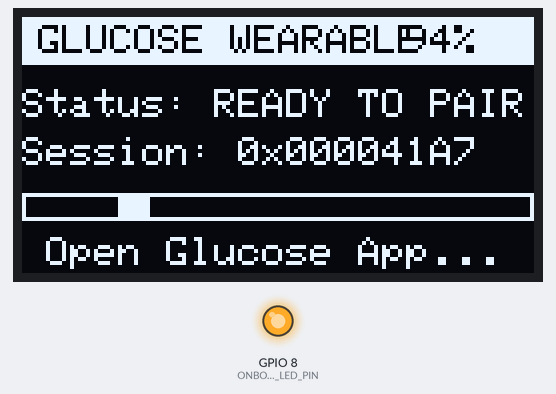
The sketch below on a simulated ESP32-C3. Shown: 128×64 one-colour display, output pins drawn as LEDs (lit = HIGH). Random numbers use the default seed unless the sketch sets one; nothing arrives over Bluetooth unless stated; a phone connects over Bluetooth LE 3 s after start; what the sketch prints to the serial monitor is not drawn.

Above: at 0.82 s.
At 3.7 s:
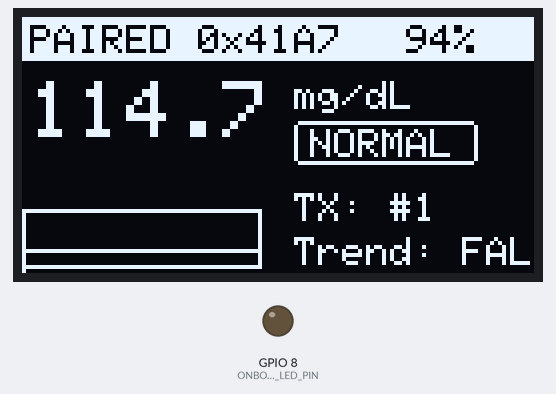
At 18.8 s:
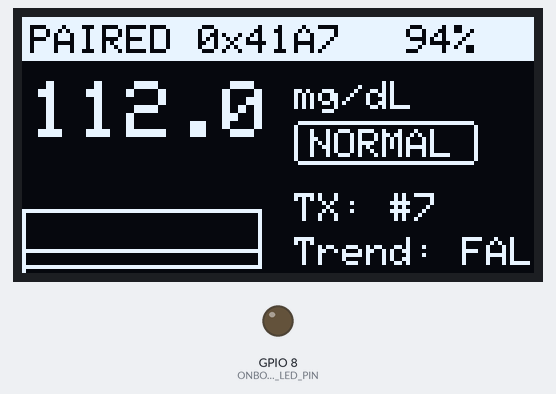
At 36.3 s:
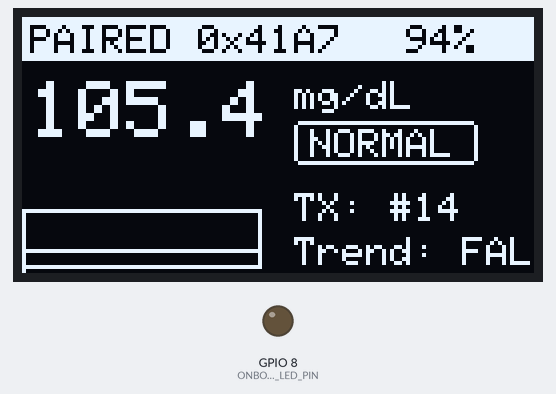
Timing chart, 0 to 37.8 s (numbered marks = the images above):
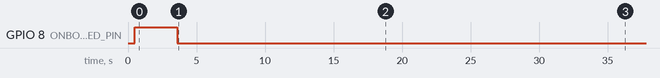

The sketch:

esp32_c3_glucose_wearable.ino
```cpp
/*
 * =====================================================================================
 *  ESP32-C3 Super Mini - Glucose Wearable BLE Firmware & Inference Simulator
 * =====================================================================================
 *  Features:
 *    - Full BLE GATT Server matching the Flutter Glucose Monitor App
 *    - Real-time physiological Glucose Random-Walk Drift Simulation (Highs, Lows, Normals)
 *    - Unique Session ID Protocol (0x0000A002) with 1.5s live Heartbeat
 *    - Clean Connection/Disconnection callbacks with auto-readvertise
 *    - I2C OLED Display Support (SSD1306 128x64 or 128x32) + Serial Monitor diagnostics
 *    - Multi-screen states:
 *        1) WAITING FOR PAIR (animated radar & device info)
 *        2) PAIR SUCCESSFUL (connected mobile device name/ID)
 *        3) LIVE INFERENCE BROADCAST (mg/dL, class, confidence, packet counter, graph)
 *        4) DISCONNECTED (instant status alert & restart advertising)
 *
 *  Hardware Pinout (ESP32-C3 Super Mini):
 *    - I2C SDA -> GPIO 8 (or GPIO 4)
 *    - I2C SCL -> GPIO 9 (or GPIO 5)
 *    - OLED VCC -> 3.3V
 *    - OLED GND -> GND
 *    - Onboard Blue LED -> GPIO 8 (Active LOW on most C3 Super Mini boards)
 *
 *  Required Arduino Libraries:
 *    - ESP32 BLE Arduino (Built into ESP32 Board package by Espressif)
 *    - Adafruit SSD1306 (Install via Arduino Library Manager)
 *    - Adafruit GFX Library (Install via Arduino Library Manager)
 * =====================================================================================
 */

#include <Arduino.h>
#include <Wire.h>
#include <BLEDevice.h>
#include <BLEServer.h>
#include <BLEUtils.h>
#include <BLE2902.h>
#include <Adafruit_GFX.h>
#include <Adafruit_SSD1306.h>

// =====================================================================================
//  PIN & HARDWARE CONFIGURATION
// =====================================================================================
#define I2C_SDA_PIN          8     // Change to 4 if your board uses GPIO 4
#define I2C_SCL_PIN          9     // Change to 5 if your board uses GPIO 5
#define ONBOARD_LED_PIN      8     // Built-in LED on ESP32-C3 Super Mini (Active LOW)

#define SCREEN_WIDTH         128   // OLED display width in pixels
#define SCREEN_HEIGHT        64    // OLED display height (use 32 if you have 128x32)
#define OLED_RESET           -1    // Reset pin # (or -1 if sharing Arduino reset pin)
#define SCREEN_I2C_ADDRESS   0x3C  // Common I2C addresses: 0x3C or 0x3D

Adafruit_SSD1306 display(SCREEN_WIDTH, SCREEN_HEIGHT, &Wire, OLED_RESET);
bool hasDisplay = false;

// =====================================================================================
//  BLE GATT UUID CONTRACT (Matching Flutter App & BleContract)
// =====================================================================================
#define DEVICE_NAME                  "Glucose Wearable"
#define SERVICE_UUID                 "0000a000-0000-1000-8000-00805f9b34fb"
#define READING_CHARACTERISTIC_UUID   "0000a001-0000-1000-8000-00805f9b34fb"
#define SESSION_CHARACTERISTIC_UUID   "0000a002-0000-1000-8000-00805f9b34fb"
#define BATTERY_SERVICE_UUID         "0000180f-0000-1000-8000-00805f9b34fb"
#define BATTERY_LEVEL_CHAR_UUID      "00002a19-0000-1000-8000-00805f9b34fb"

// Glucose Thresholds (mg/dL)
#define LOW_THRESHOLD_MGDL   70.0f
#define HIGH_THRESHOLD_MGDL  180.0f

// Sensor Health & Model Origin Flags
#define FLAG_NONE            0x00
#define MODEL_ON_DEVICE      0x00

// =====================================================================================
//  GLOBAL STATE
// =====================================================================================
BLEServer* pServer = nullptr;
BLECharacteristic* pReadingChar = nullptr;
BLECharacteristic* pSessionChar = nullptr;
BLECharacteristic* pBatteryChar = nullptr;

bool deviceConnected = false;
bool oldDeviceConnected = false;
String connectedClientAddress = "";
uint32_t activeSessionId = 0;
uint16_t packetSequence = 0;
uint8_t batteryLevel = 94;

// Physiological Random Walk State
float currentGlucose = 115.0f;       // Starting glucose mg/dL (Normal)
float driftVelocity = 0.0f;          // Rate of change (mg/dL per step)
int trendDirection = 0;              // -1: descending, 0: stable, 1: ascending
unsigned long targetTrendDuration = 0;
unsigned long lastTrendChangeTime = 0;

// Timing Timers
unsigned long lastInferenceTime = 0;
unsigned long lastHeartbeatTime = 0;
unsigned long lastScreenUpdateTime = 0;
const unsigned long INFERENCE_INTERVAL_MS = 2500;  // Send new reading every 2.5s
const unsigned long HEARTBEAT_INTERVAL_MS = 1500;  // Send session heartbeat every 1.5s
const unsigned long SCREEN_INTERVAL_MS    = 100;   // Refresh UI at 10 FPS

// Historical data points for mini sparkline on OLED (last 16 readings)
#define HISTORY_LEN 16
float glucoseHistory[HISTORY_LEN];
int historyIndex = 0;

// =====================================================================================
//  BLE SERVER CALLBACKS (Connection Lifecycle Management)
// =====================================================================================
class ServerCallbacks : public BLEServerCallbacks {
    void onConnect(BLEServer* pServer) {
        deviceConnected = true;
        Serial.println();
        Serial.println("==================================================");
        Serial.println(" [BLE] PHONE CONNECTED & PAIRED!");
        Serial.printf (" [BLE] Active Session : 0x%08X\n", activeSessionId);
        Serial.println("==================================================");
    }

    void onDisconnect(BLEServer* pServer) {
        deviceConnected = false;
        Serial.println();
        Serial.println(" [BLE] Mobile device disconnected. Resuming advertisement...");
    }
};

// =====================================================================================
//  BLE CHARACTERISTIC CALLBACKS (Direct GATT Reads by Phone)
// =====================================================================================
class ReadingCharCallbacks : public BLECharacteristicCallbacks {
    void onRead(BLECharacteristic* pCharacteristic) {
        uint8_t payload[8];
        buildReadingPacket(currentGlucose, 95, packetSequence, payload);
        pCharacteristic->setValue(payload, 8);
        Serial.printf(" [GATT Read] Phone read glucose characteristic: %.1f mg/dL\n", currentGlucose);
    }
};

class SessionCharCallbacks : public BLECharacteristicCallbacks {
    void onRead(BLECharacteristic* pCharacteristic) {
        uint8_t sessionPayload[5];
        sessionPayload[0] = activeSessionId & 0xFF;
        sessionPayload[1] = (activeSessionId >> 8) & 0xFF;
        sessionPayload[2] = (activeSessionId >> 16) & 0xFF;
        sessionPayload[3] = (activeSessionId >> 24) & 0xFF;
        sessionPayload[4] = batteryLevel;
        pCharacteristic->setValue(sessionPayload, 5);
        Serial.printf(" [GATT Read] Phone read Session ID: 0x%08X (Batt: %d%%)\n", activeSessionId, batteryLevel);
    }
};

// =====================================================================================
//  PACKET ENCODING (Matches Flutter BleContract & GlucoseReadingCodec)
// =====================================================================================
// Extended 8-byte format:
//   byte 0     : class      (0 = LOW, 1 = NORMAL, 2 = HIGH)
//   byte 1     : confidence (0 - 100)
//   bytes 2..3 : uint16 LE tenths of mg/dL (e.g. 1150 = 115.0 mg/dL)
//   byte 4     : sensor health flags (0x00)
//   byte 5     : model origin (0x00 = On-Device Edge ML)
//   bytes 6..7 : uint16 LE sequence number
void buildReadingPacket(float mgDl, uint8_t confidence, uint16_t seq, uint8_t* outBytes) {
    uint8_t glucoseClass;
    if (mgDl < LOW_THRESHOLD_MGDL) {
        glucoseClass = 0; // LOW
    } else if (mgDl > HIGH_THRESHOLD_MGDL) {
        glucoseClass = 2; // HIGH
    } else {
        glucoseClass = 1; // NORMAL
    }

    uint16_t tenths = (uint16_t)round(mgDl * 10.0f);
    if (confidence > 100) confidence = 100;

    outBytes[0] = glucoseClass;
    outBytes[1] = confidence;
    outBytes[2] = tenths & 0xFF;
    outBytes[3] = (tenths >> 8) & 0xFF;
    outBytes[4] = FLAG_NONE;
    outBytes[5] = MODEL_ON_DEVICE;
    outBytes[6] = seq & 0xFF;
    outBytes[7] = (seq >> 8) & 0xFF;
}

// =====================================================================================
//  REALISTIC PHYSIOLOGICAL GLUCOSE RANDOM-WALK ENGINE
// =====================================================================================
void updatePhysiologicalSimulation() {
    unsigned long now = millis();

    // Change physiological drift trend periodically (every 15 to 30 seconds)
    if (now - lastTrendChangeTime > targetTrendDuration) {
        lastTrendChangeTime = now;
        targetTrendDuration = random(12000, 28000); // 12-28 seconds per trend regime

        int dice = random(0, 100);
        if (currentGlucose > 210.0f) {
            // High -> Tendency to descend back to normal
            trendDirection = -1;
            driftVelocity = -((float)random(15, 35) / 10.0f); // -1.5 to -3.5 mg/dL per step
        } else if (currentGlucose < 65.0f) {
            // Hypo -> Tendency to recover upwards
            trendDirection = 1;
            driftVelocity = ((float)random(15, 35) / 10.0f);  // +1.5 to +3.5 mg/dL per step
        } else if (dice < 25) {
            // 25% chance: Trigger a dip towards Hypoglycemia (< 70)
            trendDirection = -1;
            driftVelocity = -((float)random(18, 38) / 10.0f);
        } else if (dice < 50) {
            // 25% chance: Trigger a post-meal rise towards Hyperglycemia (> 180)
            trendDirection = 1;
            driftVelocity = ((float)random(20, 42) / 10.0f);
        } else {
            // 50% chance: Gentle normal baseline fluctuation
            trendDirection = (random(0, 2) == 0) ? -1 : 1;
            driftVelocity = ((float)random(3, 12) / 10.0f) * trendDirection;
        }
    }

    // Add Gaussian-like micro-fluctuation noise (+/- 0.8 mg/dL)
    float microNoise = ((float)random(-8, 9) / 10.0f);
    currentGlucose += (driftVelocity * 0.7f) + microNoise;

    // Hard physiological clamping (45 mg/dL to 320 mg/dL)
    if (currentGlucose < 45.0f) currentGlucose = 45.0f;
    if (currentGlucose > 320.0f) currentGlucose = 320.0f;

    // Store in historical buffer for sparkline graph
    glucoseHistory[historyIndex] = currentGlucose;
    historyIndex = (historyIndex + 1) % HISTORY_LEN;
}

// =====================================================================================
//  OLED DISPLAY RENDERING (Rich Multi-State Interface)
// =====================================================================================
void drawWaitingForPairScreen() {
    display.clearDisplay();

    // Top Header Bar
    display.fillRect(0, 0, 128, 12, SSD1306_WHITE);
    display.setTextColor(SSD1306_BLACK);
    display.setTextSize(1);
    display.setCursor(4, 2);
    display.print("GLUCOSE WEARABLE");

    // Battery Icon / Percentage
    display.setCursor(96, 2);
    display.printf("%d%%", batteryLevel);

    // Body
    display.setTextColor(SSD1306_WHITE);
    display.setCursor(0, 18);
    display.print("Status: ");
    display.println("READY TO PAIR");

    display.setCursor(0, 30);
    display.printf("Session: 0x%08X\n", activeSessionId);

    // Animated Radar Scanning Bar
    int animPhase = (millis() / 200) % 16;
    display.drawRect(0, 44, 128, 7, SSD1306_WHITE);
    display.fillRect(animPhase * 8, 45, 8, 5, SSD1306_WHITE);

    display.setCursor(6, 55);
    display.print("Open Glucose App...");
    display.display();
}

void drawLiveInferenceScreen() {
    display.clearDisplay();

    // Top Status Header Bar
    display.fillRect(0, 0, 128, 11, SSD1306_WHITE);
    display.setTextColor(SSD1306_BLACK);
    display.setTextSize(1);
    display.setCursor(2, 2);
    display.print("PAIRED");

    display.setCursor(44, 2);
    display.printf("0x%04X", (uint16_t)(activeSessionId & 0xFFFF));

    display.setCursor(96, 2);
    display.printf("%d%%", batteryLevel);

    // Large Glucose Value Display
    display.setTextColor(SSD1306_WHITE);
    display.setTextSize(2);
    display.setCursor(2, 16);
    display.printf("%.1f", currentGlucose);

    display.setTextSize(1);
    display.setCursor(68, 16);
    display.print("mg/dL");

    // Class Badge Box & Label
    const char* classLabel;
    int badgeWidth = 48;
    if (currentGlucose < LOW_THRESHOLD_MGDL) {
        classLabel = "LOW";
        badgeWidth = 32;
    } else if (currentGlucose > HIGH_THRESHOLD_MGDL) {
        classLabel = "HIGH";
        badgeWidth = 36;
    } else {
        classLabel = "NORMAL";
        badgeWidth = 46;
    }

    display.drawRoundRect(68, 26, badgeWidth, 11, 2, SSD1306_WHITE);
    display.setCursor(72, 28);
    display.print(classLabel);

    // Mini Sparkline Graph (Bottom Left)
    int graphX = 0;
    int graphY = 48;
    int graphW = 60;
    int graphH = 15;
    display.drawRect(graphX, graphY, graphW, graphH, SSD1306_WHITE);
    for (int i = 0; i < HISTORY_LEN - 1; i++) {
        int idx1 = (historyIndex + i) % HISTORY_LEN;
        int idx2 = (historyIndex + i + 1) % HISTORY_LEN;
        float v1 = glucoseHistory[idx1];
        float v2 = glucoseHistory[idx2];
        if (v1 > 0 && v2 > 0) {
            int y1 = graphY + graphH - (int)map(constrain((int)v1, 40, 250), 40, 250, 2, graphH - 2);
            int y2 = graphY + graphH - (int)map(constrain((int)v2, 40, 250), 40, 250, 2, graphH - 2);
            int x1 = graphX + (i * (graphW - 2) / (HISTORY_LEN - 1));
            int x2 = graphX + ((i + 1) * (graphW - 2) / (HISTORY_LEN - 1));
            display.drawLine(x1, y1, x2, y2, SSD1306_WHITE);
        }
    }

    // Packet counter & Trend indicator (Bottom Right)
    display.setCursor(68, 44);
    display.printf("TX: #%d", packetSequence);

    display.setCursor(68, 55);
    display.printf("Trend: %s", driftVelocity > 0.5f ? "RISE ^" : (driftVelocity < -0.5f ? "FALL v" : "STEADY -"));

    display.display();
}

void updateOLED() {
    if (!hasDisplay) return;

    if (deviceConnected) {
        drawLiveInferenceScreen();
    } else {
        drawWaitingForPairScreen();
    }
}

// =====================================================================================
//  SETUP INITIALIZATION
// =====================================================================================
void setup() {
    Serial.begin(115200);
    delay(500);

    Serial.println("\n==================================================");
    Serial.println(" ESP32-C3 Glucose Wearable BLE Simulator");
    Serial.println("==================================================");

    // Setup Onboard LED
    pinMode(ONBOARD_LED_PIN, OUTPUT);
    digitalWrite(ONBOARD_LED_PIN, HIGH); // Off initially

    // Initialize I2C and OLED Display
    Wire.begin(I2C_SDA_PIN, I2C_SCL_PIN);
    if (display.begin(SSD1306_SWITCHCAPVCC, SCREEN_I2C_ADDRESS)) {
        hasDisplay = true;
        display.clearDisplay();
        display.setTextColor(SSD1306_WHITE);
        display.setTextSize(1);
        display.setCursor(10, 20);
        display.println("ESP32-C3 Glucose");
        display.setCursor(10, 35);
        display.println("Initializing BLE...");
        display.display();
        Serial.println(" [OLED] Display initialized successfully.");
    } else {
        Serial.println(" [OLED] No SSD1306 display detected. Continuing in Serial-only mode.");
    }

    // Initialize historical readings buffer
    for (int i = 0; i < HISTORY_LEN; i++) glucoseHistory[i] = currentGlucose;

    // Generate Unique Cryptographic Session ID
    activeSessionId = esp_random();
    Serial.printf(" [Session] Generated Session ID: 0x%08X\n", activeSessionId);

    // Initialize ESP32 BLE Stack
    BLEDevice::init(DEVICE_NAME);
    pServer = BLEDevice::createServer();
    pServer->setCallbacks(new ServerCallbacks());

    // 1. Create Primary Glucose GATT Service
    BLEService* pGlucoseService = pServer->createService(SERVICE_UUID);

    // Glucose Reading Characteristic (Notify + Read)
    pReadingChar = pGlucoseService->createCharacteristic(
        READING_CHARACTERISTIC_UUID,
        BLECharacteristic::PROPERTY_READ |
        BLECharacteristic::PROPERTY_NOTIFY
    );
    pReadingChar->addDescriptor(new BLE2902());
    pReadingChar->setCallbacks(new ReadingCharCallbacks());

    // Session ID & Heartbeat Characteristic (Notify + Read)
    pSessionChar = pGlucoseService->createCharacteristic(
        SESSION_CHARACTERISTIC_UUID,
        BLECharacteristic::PROPERTY_READ |
        BLECharacteristic::PROPERTY_NOTIFY
    );
    pSessionChar->addDescriptor(new BLE2902());
    pSessionChar->setCallbacks(new SessionCharCallbacks());

    // Set initial session payload
    uint8_t initSession[5] = {
        (uint8_t)(activeSessionId & 0xFF),
        (uint8_t)((activeSessionId >> 8) & 0xFF),
        (uint8_t)((activeSessionId >> 16) & 0xFF),
        (uint8_t)((activeSessionId >> 24) & 0xFF),
        batteryLevel
    };
    pSessionChar->setValue(initSession, 5);

    pGlucoseService->start();

    // 2. Create Standard Battery GATT Service (0x180F)
    BLEService* pBatteryService = pServer->createService(BATTERY_SERVICE_UUID);
    pBatteryChar = pBatteryService->createCharacteristic(
        BATTERY_LEVEL_CHAR_UUID,
        BLECharacteristic::PROPERTY_READ |
        BLECharacteristic::PROPERTY_NOTIFY
    );
    pBatteryChar->addDescriptor(new BLE2902());
    pBatteryChar->setValue(&batteryLevel, 1);
    pBatteryService->start();

    // Start BLE Advertising
    BLEAdvertising* pAdvertising = BLEDevice::getAdvertising();
    pAdvertising->addServiceUUID(SERVICE_UUID);
    pAdvertising->addServiceUUID(BATTERY_SERVICE_UUID);
    pAdvertising->setScanResponse(true);
    pAdvertising->setMinPreferred(0x06);  // Helper for iPhone/Android connection stability
    pAdvertising->setMinPreferred(0x12);
    BLEDevice::startAdvertising();

    Serial.println(" [BLE] GATT Server active & broadcasting over-the-air!");
    Serial.printf (" [BLE] Device Name       : %s\n", DEVICE_NAME);
    Serial.printf (" [BLE] Primary Service   : %s\n", SERVICE_UUID);
    Serial.println(" [BLE] Waiting for Mobile App to connect...\n");
}

// =====================================================================================
//  MAIN LOOP
// =====================================================================================
void loop() {
    unsigned long now = millis();

    // Handle Connection State Transitions
    if (deviceConnected && !oldDeviceConnected) {
        // Just connected
        oldDeviceConnected = true;
        digitalWrite(ONBOARD_LED_PIN, LOW); // Turn on LED (active low)
    }

    if (!deviceConnected && oldDeviceConnected) {
        // Just disconnected -> delay and re-advertise
        delay(300);
        pServer->startAdvertising();
        Serial.println(" [BLE] Re-opened advertisement for next connection.");
        oldDeviceConnected = false;
        digitalWrite(ONBOARD_LED_PIN, HIGH); // Turn off LED
    }

    // When connected to the phone, stream simulated inference readings & heartbeats
    if (deviceConnected) {
        // 1. Send Simulated Glucose Inference Reading every 2.5s
        if (now - lastInferenceTime >= INFERENCE_INTERVAL_MS) {
            lastInferenceTime = now;
            packetSequence++;

            // Run Random Walk Engine
            updatePhysiologicalSimulation();

            // Build 8-Byte Extended Payload
            uint8_t payload[8];
            uint8_t confidence = random(88, 98);
            buildReadingPacket(currentGlucose, confidence, packetSequence, payload);

            // Transmit BLE Notification to App
            pReadingChar->setValue(payload, 8);
            pReadingChar->notify();

            const char* classStr = (currentGlucose < LOW_THRESHOLD_MGDL) ? "LOW" :
                                   (currentGlucose > HIGH_THRESHOLD_MGDL) ? "HIGH" : "NORMAL";

            Serial.printf(" -> [TX #%04d] %5.1f mg/dL [%-6s] (Conf: %d%%) | Trend: %+.1f mg/dL\n",
                          packetSequence, currentGlucose, classStr, confidence, driftVelocity);
        }

        // 2. Send 1.5s Session Heartbeat (resets App's real-time watchdog)
        if (now - lastHeartbeatTime >= HEARTBEAT_INTERVAL_MS) {
            lastHeartbeatTime = now;

            uint8_t heartbeatPayload[5] = {
                (uint8_t)(activeSessionId & 0xFF),
                (uint8_t)((activeSessionId >> 8) & 0xFF),
                (uint8_t)((activeSessionId >> 16) & 0xFF),
                (uint8_t)((activeSessionId >> 24) & 0xFF),
                batteryLevel
            };
            pSessionChar->setValue(heartbeatPayload, 5);
            pSessionChar->notify();
        }
    }

    // Refresh OLED Display Screen at 10 FPS
    if (now - lastScreenUpdateTime >= SCREEN_INTERVAL_MS) {
        lastScreenUpdateTime = now;
        updateOLED();
    }

    delay(10);
}
```

Measured:
- by itself, GPIO 8 (ONBOARD_LED_PIN): HIGH → LOW at 3.6 s
- what the display in image 1 shows lasts 2.4 s, from 3.7 s to 6.1 s
